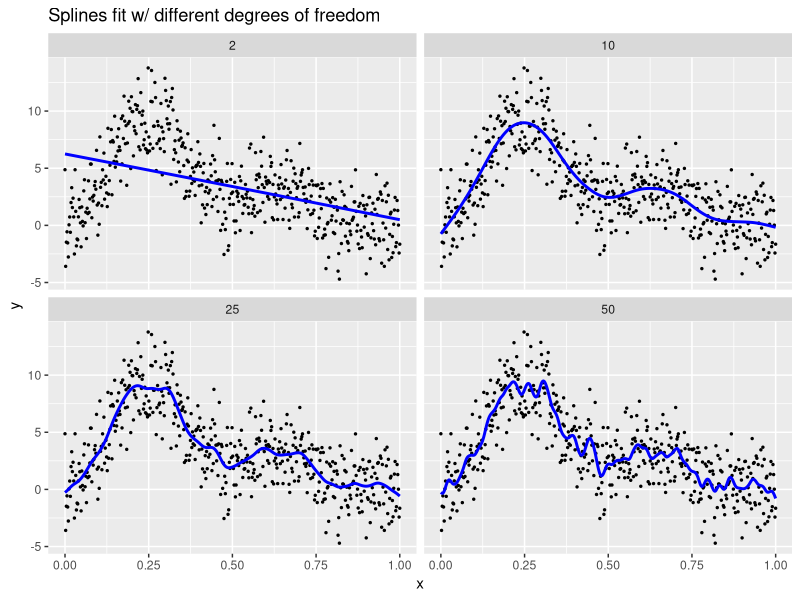
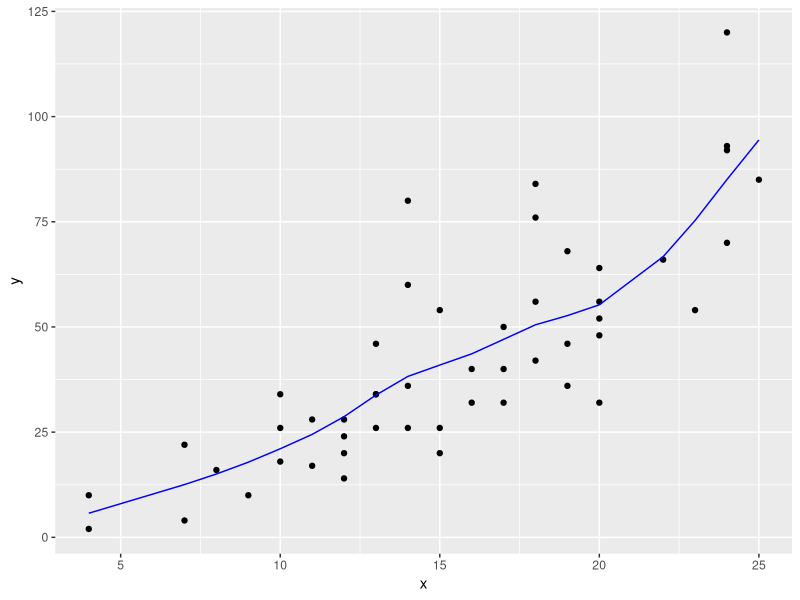
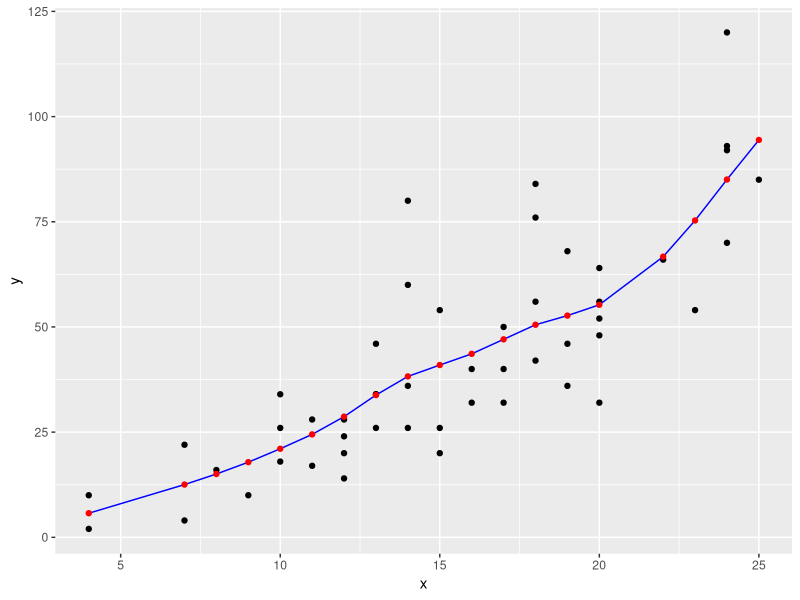

These figures' R source, in order:
## ---- chunk 1
knitr::opts_chunk$set(echo = TRUE, message=FALSE, warning = FALSE)
library(tidyverse)
library(broom)
library(knitr)
library(modelr)
library(lubridate)
library(forcats)
## ---- chunk 2
# From https://gist.github.com/rudeboybert/752f7aa1e42faa2174822dd29bfaf959
df_values <- c(2, 10, 25, 50)
f <- function(x){
  f_x <- 0.2*x^11*(10*(1-x))^6+10*(10*x)^3*(1-x)^10
  return(f_x)
}
values <- data_frame(
  x = seq(from=0, to=1, length=500),
  f_x = f(x),
  epsilon = rnorm(500, 0, sd = 2),
  y = f_x + epsilon
)
overall <- NULL
for(df in df_values){
  overall <- smooth.spline(values$x, values$y, df=df) %>%
    augment() %>%
    mutate(df=df) %>%
    bind_rows(overall)
}
overall <- overall %>% 
  as_tibble()
multiple_df <- overall %>% 
  ggplot(aes(x=x)) +
  geom_point(aes(y=y), size=0.5) +
  geom_line(aes(y=.fitted), col="blue", size=1) +
  facet_wrap(~df, nrow=2) +
  labs(title="Splines fit w/ different degrees of freedom")
multiple_df
## ---- chunk 3
overall %>% 
  group_by(df) %>% 
  summarise(RMSE = sqrt(mean(.resid^2))) %>% 
  knitr::kable(digits=3)
## ---- chunk 4
library(tidyverse)
library(broom)
data(cars)
splines_model <- smooth.spline(x=cars$speed, y=cars$dist, df = 6)
splines_model_tidy <- splines_model %>% 
  broom::augment() 
plot <- ggplot(splines_model_tidy, aes(x=x)) +
  geom_point(aes(y=y)) +
  geom_line(aes(y=.fitted), col="blue")
plot
new_speeds <- c(24.6, 26.4, 23.4, 16.8, 15.8, 5.4, 14.8, 8.2, 1, 18.8, 25, 28, 19.6, 11.2, 21.8, 26.2, 20.6, 0, 14.4, 8.8)
# What do you think output is?
output <- predict(splines_model, new_data = new_speeds) %>% 
  tibble::as.tibble()
head(output)
plot +
  geom_point(data=output, aes(x=x, y=y), col="red")
